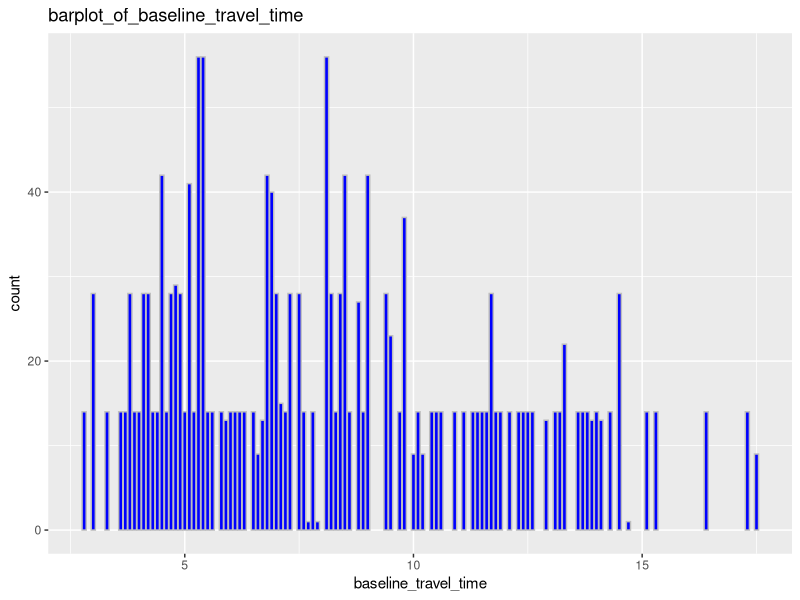
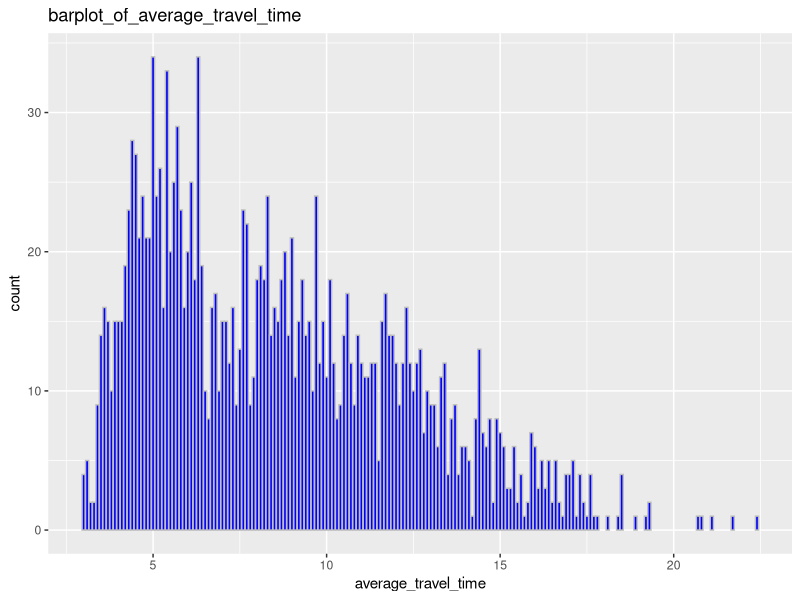
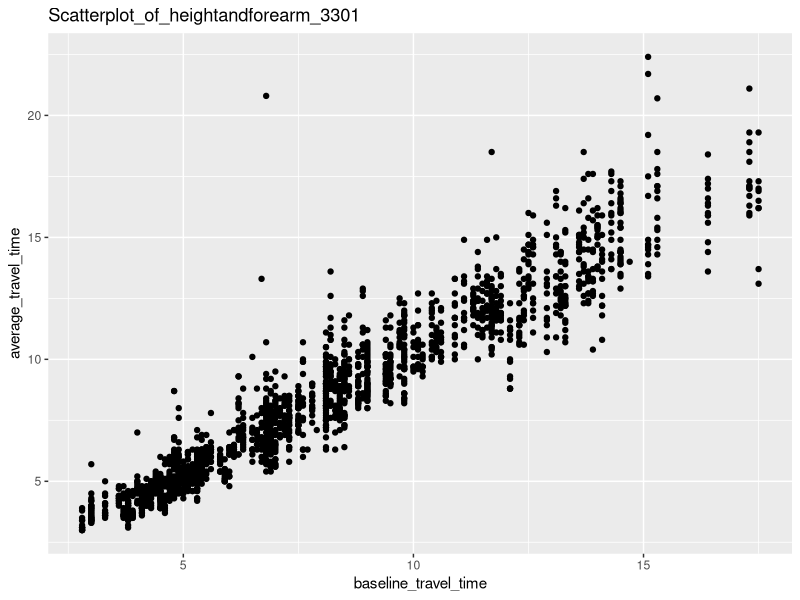

The R source for these figures, in order:
## ---- chunk 1
knitr::opts_chunk$set(collapse = TRUE)
library(tidyverse)
library(readr)
bluetooth_travel_time_summary <- read_csv("bluetooth-travel-time-summary.csv")
attach(bluetooth_travel_time_summary)
## ---- chunk 2
baseline_time <- ggplot(data=bluetooth_travel_time_summary, 
                       mapping=aes(baseline_travel_time)
                       )+geom_bar(stat="count",
                       color="grey", fill= "blue")+labs(title = "barplot_of_baseline_travel_time")
baseline_time

average_time<- ggplot(data=bluetooth_travel_time_summary, 
                       mapping=aes(average_travel_time)
                       )+geom_bar(stat="count",
                       color="grey", fill= "blue")+labs(title = "barplot_of_average_travel_time")
average_time
summary(bluetooth_travel_time_summary)
## ---- chunk 3
ggplot(bluetooth_travel_time_summary, aes(x=baseline_travel_time,y=average_travel_time))+geom_point()+ labs(title="Scatterplot_of_heightandforearm_3301")

